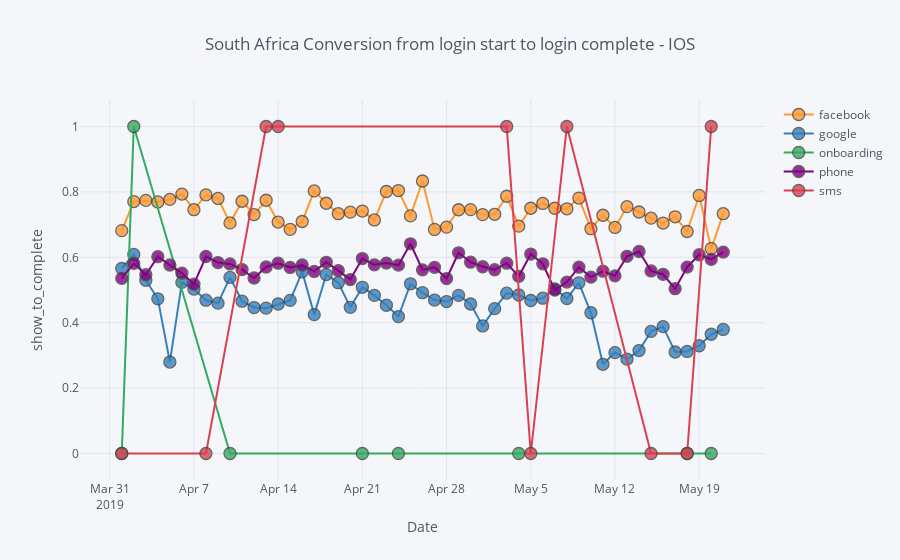

Notebook code cell kept with this figure:
### Code cell
# Plot read time as a time series
df_matrix_mea_ios[['date_event_nk', 'show_to_complete','login_method']].iplot(
                                                y='show_to_complete', 
                                                mode='lines+markers',
                                                x='date_event_nk',
                                                xTitle='Date', 
                                                yTitle='show_to_complete',
                                                categories = 'login_method',
                                                title='South Africa Conversion from login start to login complete - IOS')

### Figure 1 — Plotly figure (JSON) as saved in the notebook; plotly's stock layout.template omitted (floating-point values rounded to 4 significant figures)
{"data": [{"marker": {"color": "rgba(255, 153, 51, 1.0)", "line": {"width": 1.3}, "opacity": 0.8, "size": 12, "symbol": "circle"}, "mode": "lines+markers", "name": "facebook", "textfont": {"color": "#4D5663"}, "type": "scatter", "uid": "c2280070-6e1d-46b1-b8b3-30ec01c9e008", "x": ["2019-04-01", "2019-04-02", "2019-04-03", "2019-04-04", "2019-04-05", "2019-04-06", "2019-04-07", "2019-04-08", "2019-04-09", "2019-04-10", "2019-04-11", "2019-04-12", "2019-04-13", "2019-04-14", "2019-04-15", "2019-04-16", "2019-04-17", "2019-04-18", "2019-04-19", "2019-04-20", "2019-04-21", "2019-04-22", "2019-04-23", "2019-04-24", "2019-04-25", "2019-04-26", "2019-04-27", "2019-04-28", "2019-04-29", "2019-04-30", "2019-05-01", "2019-05-02", "2019-05-03", "2019-05-04", "2019-05-05", "2019-05-06", "2019-05-07", "2019-05-08", "2019-05-09", "2019-05-10", "2019-05-11", "2019-05-12", "2019-05-13", "2019-05-14", "2019-05-15", "2019-05-16", "2019-05-17", "2019-05-18", "2019-05-19", "2019-05-20", "2019-05-21"], "y": [0.6816, 0.7704, 0.774, 0.7692, 0.777, 0.7933, 0.7456, 0.7908, 0.78, 0.7051, 0.7714, 0.7308, 0.7744, 0.7078, 0.6855, 0.7095, 0.803, 0.7652, 0.7333, 0.7381, 0.7414, 0.7143, 0.8013, 0.8042, 0.7267, 0.8333, 0.6852, 0.6923, 0.7455, 0.7458, 0.7305, 0.7315, 0.7868, 0.6954, 0.75, 0.7647, 0.75, 0.7483, 0.7812, 0.6875, 0.7286, 0.6913, 0.7548, 0.7386, 0.7197, 0.7047, 0.7238, 0.6788, 0.7891, 0.6266, 0.7333]}, {"marker": {"color": "rgba(55, 128, 191, 1.0)", "line": {"width": 1.3}, "opacity": 0.8, "size": 12, "symbol": "circle"}, "mode": "lines+markers", "name": "google", "textfont": {"color": "#4D5663"}, "type": "scatter", "uid": "3564f975-2687-4017-aaeb-887a7dc5976e", "x": ["2019-04-01", "2019-04-02", "2019-04-03", "2019-04-04", "2019-04-05", "2019-04-06", "2019-04-07", "2019-04-08", "2019-04-09", "2019-04-10", "2019-04-11", "2019-04-12", "2019-04-13", "2019-04-14", "2019-04-15", "2019-04-16", "2019-04-17", "2019-04-18", "2019-04-19", "2019-04-20", "2019-04-21", "2019-04-22", "2019-04-23", "2019-04-24", "2019-04-25", "2019-04-26", "2019-04-27", "2019-04-28", "2019-04-29", "2019-04-30", "2019-05-01", "2019-05-02", "2019-05-03", "2019-05-04", "2019-05-05", "2019-05-06", "2019-05-07", "2019-05-08", "2019-05-09", "2019-05-10", "2019-05-11", "2019-05-12", "2019-05-13", "2019-05-14", "2019-05-15", "2019-05-16", "2019-05-17", "2019-05-18", "2019-05-19", "2019-05-20", "2019-05-21"], "y": [0.5657, 0.6087, 0.5298, 0.4731, 0.2797, 0.5232, 0.5028, 0.4688, 0.4598, 0.5385, 0.4658, 0.4463, 0.4444, 0.4571, 0.4682, 0.5556, 0.4247, 0.5472, 0.5224, 0.4472, 0.5083, 0.4834, 0.4533, 0.4188, 0.519, 0.4918, 0.4692, 0.4647, 0.4835, 0.4571, 0.3901, 0.443, 0.4903, 0.4847, 0.4679, 0.475, 0.503, 0.474, 0.522, 0.4304, 0.2727, 0.3086, 0.2885, 0.3148, 0.3733, 0.3879, 0.3103, 0.3121, 0.3295, 0.3647, 0.3793]}, {"marker": {"color": "rgba(50, 171, 96, 1.0)", "line": {"width": 1.3}, "opacity": 0.8, "size": 12, "symbol": "circle"}, "mode": "lines+markers", "name": "onboarding", "textfont": {"color": "#4D5663"}, "type": "scatter", "uid": "8b5a6a27-bff9-4b25-a647-cee7afc00ec2", "x": ["2019-04-01", "2019-04-02", "2019-04-10", "2019-04-21", "2019-04-24", "2019-05-04", "2019-05-18", "2019-05-20"], "y": [0, 1, 0, 0, 0, 0, 0, 0]}, {"marker": {"color": "rgba(128, 0, 128, 1.0)", "line": {"width": 1.3}, "opacity": 0.8, "size": 12, "symbol": "circle"}, "mode": "lines+markers", "name": "phone", "textfont": {"color": "#4D5663"}, "type": "scatter", "uid": "708d75a7-69db-4466-8d3e-b7cc1d284d05", "x": ["2019-04-01", "2019-04-02", "2019-04-03", "2019-04-04", "2019-04-05", "2019-04-06", "2019-04-07", "2019-04-08", "2019-04-09", "2019-04-10", "2019-04-11", "2019-04-12", "2019-04-13", "2019-04-14", "2019-04-15", "2019-04-16", "2019-04-17", "2019-04-18", "2019-04-19", "2019-04-20", "2019-04-21", "2019-04-22", "2019-04-23", "2019-04-24", "2019-04-25", "2019-04-26", "2019-04-27", "2019-04-28", "2019-04-29", "2019-04-30", "2019-05-01", "2019-05-02", "2019-05-03", "2019-05-04", "2019-05-05", "2019-05-06", "2019-05-07", "2019-05-08", "2019-05-09", "2019-05-10", "2019-05-11", "2019-05-12", "2019-05-13", "2019-05-14", "2019-05-15", "2019-05-16", "2019-05-17", "2019-05-18", "2019-05-19", "2019-05-20", "2019-05-21"], "y": [0.5354, 0.5814, 0.5468, 0.6019, 0.5764, 0.5517, 0.518, 0.6024, 0.5839, 0.5797, 0.5625, 0.5367, 0.5703, 0.5819, 0.569, 0.5765, 0.5568, 0.5847, 0.5594, 0.5318, 0.5962, 0.577, 0.5823, 0.5761, 0.6413, 0.5616, 0.5692, 0.535, 0.6138, 0.585, 0.5711, 0.5619, 0.5819, 0.5418, 0.6099, 0.5801, 0.5, 0.5242, 0.5697, 0.5392, 0.5574, 0.5432, 0.603, 0.6177, 0.5582, 0.548, 0.5039, 0.57, 0.6078, 0.5936, 0.6159]}, {"marker": {"color": "rgba(219, 64, 82, 1.0)", "line": {"width": 1.3}, "opacity": 0.8, "size": 12, "symbol": "circle"}, "mode": "lines+markers", "name": "sms", "textfont": {"color": "#4D5663"}, "type": "scatter", "uid": "3749de8a-3927-4a24-bbef-3c0fc33c7148", "x": ["2019-04-01", "2019-04-08", "2019-04-13", "2019-04-14", "2019-05-03", "2019-05-05", "2019-05-08", "2019-05-15", "2019-05-18", "2019-05-20"], "y": [0, 0, 1, 1, 1, 0, 1, 0, 0, 1]}], "layout": {"legend": {"bgcolor": "#F5F6F9", "font": {"color": "#4D5663"}}, "paper_bgcolor": "#F5F6F9", "plot_bgcolor": "#F5F6F9", "title": {"font": {"color": "#4D5663"}, "text": "South Africa Conversion from login start to login complete - IOS"}, "xaxis": {"gridcolor": "#E1E5ED", "showgrid": true, "tickfont": {"color": "#4D5663"}, "title": {"font": {"color": "#4D5663"}, "text": "Date"}, "zerolinecolor": "#E1E5ED"}, "yaxis": {"gridcolor": "#E1E5ED", "showgrid": true, "tickfont": {"color": "#4D5663"}, "title": {"font": {"color": "#4D5663"}, "text": "show_to_complete"}, "zerolinecolor": "#E1E5ED"}}}
